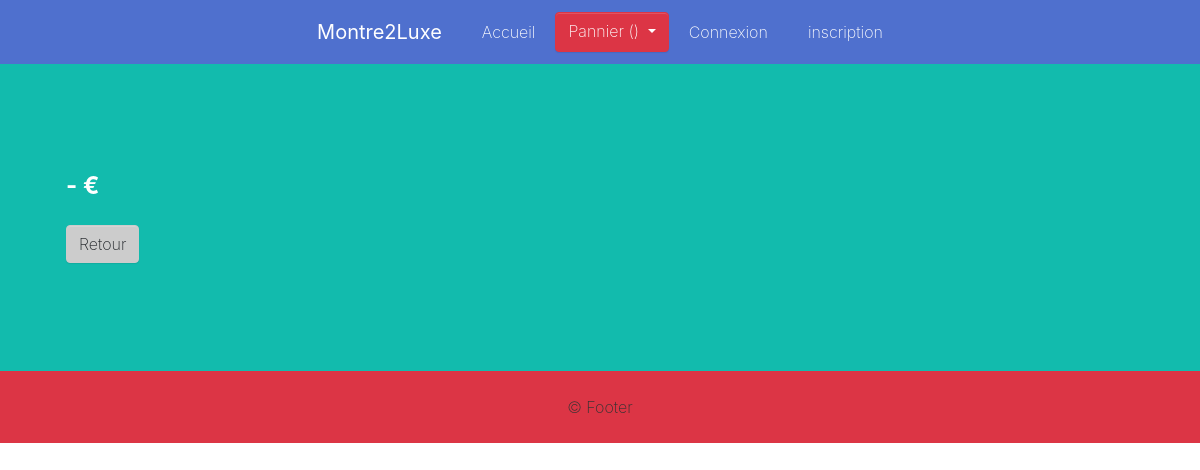
The page /details.php?id=1 on the database as committed earlier.
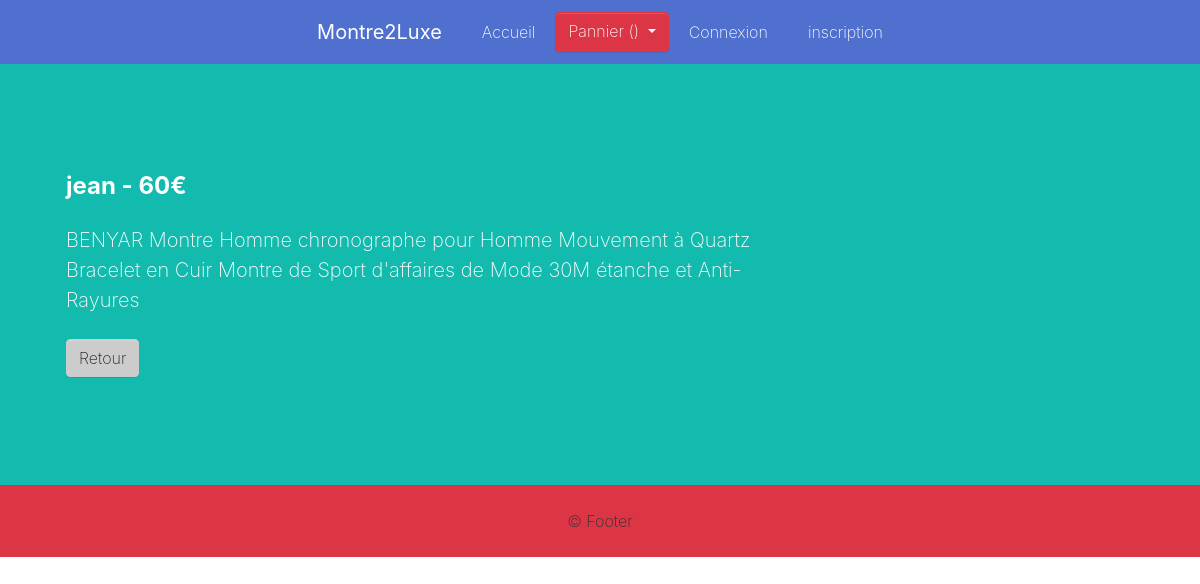
The same page on the database as committed later.
### tables this page shows
CREATE TABLE IF NOT EXISTS `articles` (
  `id` int(11) NOT NULL AUTO_INCREMENT,
  `image` varchar(255) NOT NULL,
  `title` varchar(255) NOT NULL,
  `description` varchar(255) NOT NULL,
  `desc_short` varchar(255) NOT NULL,
  `price` int(110) NOT NULL,
  `count` int(11) NOT NULL,
  `id_gamme` int(11) NOT NULL,
  `stock` int(25) NOT NULL,
  PRIMARY KEY (`id`),
  UNIQUE KEY `id_3` (`id`),
  KEY `id` (`id`),
  KEY `id_2` (`id`),
  KEY `fk` (`id_gamme`)
);

### essentials.php (called while the page is built, shortened)
<?php
include('template/navbar.php');
$template['navbar'] = ob_get_clean();
include('template/footer.php');
$template['footer'] = ob_get_clean();
include('template/pannier.php');
$template['pannier'] = ob_get_clean();
include('template/details.php');
$template['details'] = ob_get_clean();
include('template/commandes.php');
$template['commandes'] = ob_get_clean();
function ProductList()
{
	try {
		$conn = pdo();
		$sql = "SELECT * FROM `articles`";
		$result = $conn->query($sql);
		while ($row = $result->fetch(PDO::FETCH_ASSOC)) {
			$produit[] = $row;
		}
	} catch (PDOException $e) {
		echo $e->getMessage();
	}
	return $produit;
}
function pdo()
{
	$servername = "localhost";
	$username = "root";
	$password = "";
	try {
		$conn = new PDO("mysql:host=$servername;dbname=arinfoboutiquev2", $username, $password);
		$conn->setAttribute(PDO::ATTR_ERRMODE, PDO::ERRMODE_EXCEPTION);
		return $conn;
	} catch (PDOException $e) {
		echo "Connection failed: " . $e->getMessage();
	}
}

### template/details.php (the view, shortened to what this page needs)
<div class="py-5 bg-primary">
    <div class="container">
      <div class="row">
        <div class="p-4 col-lg-8">
          <h4 class="mb-3 text-white" style="font-weight:bold"><?= ProductList()[$_GET['id']]['title'] ?> - <?= ProductList()[$_GET['id']]['price'] ?>€ </h4>
          <div class="blockquote text-muted">
            <p class="mb-0" style="color:white"><?= ProductList()[$_GET['id']]['description'] ?></p>
          </div>
          <a class="btn btn-info" href="index.php">Retour </a>
        </div>
      </div>
    </div>
  </div>

### template/navbar.php (shortened to what this page needs)
<nav class="navbar navbar-expand-md navbar-light bg-secondary">
    <div class="container justify-content-center">
      <div class="collapse navbar-collapse text-center justify-content-center" id="navbar3">
        <ul class="navbar-nav">
          <li class="nav-item mx-2"> <a  style="color:white" class="nav-link navbar-brand mr-0 text-primary" href="#">
              <b style="color:white"> Montre2Luxe</b></a> </li>
              <li class="nav-item mx-2"> <a  style="color:white" class="nav-link" href="index.php">Accueil</a> </li>
          <div class="btn-group">
            <a href="pannier.php" type="button" class="btn btn-danger dropdown-toggle">
            Pannier (<span id="pannierCount"></span>)
</a>
          </div>
       <?php
	   if(!isset($_SESSION['loggin'])){
		?>
		    <li class="nav-item mx-2"> <a  style="color:white" class="nav-link" href="login.php">Connexion</a> </li>
		    <li class="nav-item mx-2"> <a  style="color:white" class="nav-link" href="register.php">inscription</a> </li>
	   <?php
	   } else {
		 ?>
               <li class="nav-item mx-2"> <a  style="color:white" class="nav-link" href="commandes.php">Commandes</a> </li>
		    <li class="nav-item mx-2"> <a  style="color:white" class="nav-link" href="?logout=true">Deconnexion (<?=$_SESSION['loggin']['username']?>)</a> </li>
	   <?php
	   }
	   ?>
	   </ul>
      </div>
    </div>
</nav>

### template/footer.php
<div class="py-3 bg-danger">
    <div class="container">
      <div class="row">
        <div class="col-md-12 text-center">
          <p class="mb-0">© Footer</p>
        </div>
      </div>
    </div>
</div>

### details.php (shortened to what this page needs)
<?php
include('essentials.php');
?>
<!DOCTYPE html>
<html>
<head>
    <link rel="stylesheet" href="https://cdnjs.cloudflare.com/ajax/libs/font-awesome/4.7.0/css/font-awesome.min.css"
        type="text/css">
    <link rel="stylesheet" href="theme.css" type="text/css">
</head>
<body>
    <?= @$template['navbar'] ?>
    <?= @$template['details'] ?>
    <?= @$template['footer'] ?>
</body>
</html>

Rows that differ between the two databases and show on the page:
added articles: title "jean", price "60", description "BENYAR Montre Homme chronographe pour Homme Mouvement à Quartz Bracelet en Cuir Montre de Sport d'affaires de Mode 30M étanche et Anti-Rayures"
